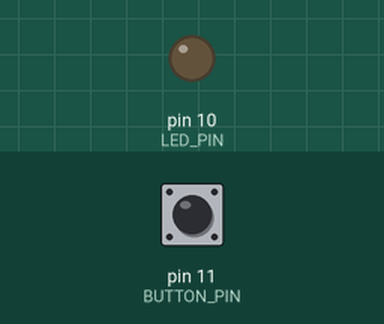
The sketch below on a simulated Arduino Uno, built with avr-gcc and run on an emulated ATmega328P. Shown: output pins drawn as LEDs (lit = HIGH). Inputs (shaded band) come from the test bench; at power-on: pin 11 (BUTTON_PIN) HIGH.

Above: at 1.2 s.
1.3 s: pin 11 (BUTTON_PIN) pulled LOW for 0.15 s
At 1.37 s:
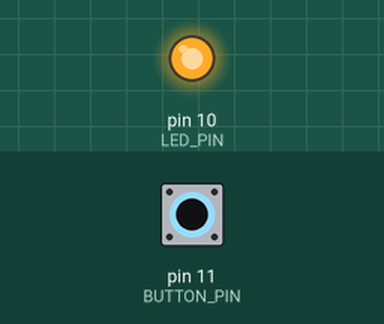
2.9 s: pin 11 (BUTTON_PIN) pulled LOW for 3.2 s
At 6.4 s:
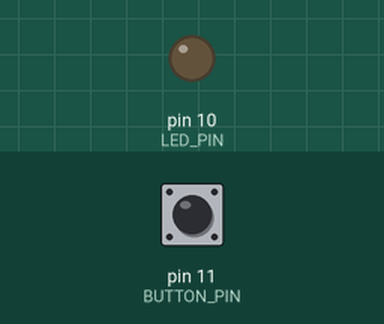
Timing chart, 0 to 7.9 s (numbered marks = the images above; inputs shaded):
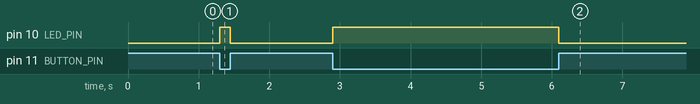

The sketch:

sketch_dec05a.ino
```cpp
const int BUTTON_PIN = 11;  // 按鍵的接腳
const int LED_PIN =  10;   // LED燈的接腳

int buttonState = 0;   // 按鈕的狀態

void setup() {
  pinMode(LED_PIN, OUTPUT);   //設定LED的PIN腳為輸出
  pinMode(BUTTON_PIN, INPUT_PULLUP); //設定按鈕的接腳為輸入，因為我們要讀取它的狀態
}

void loop() {
  buttonState = digitalRead(BUTTON_PIN);  //讀取按鍵的狀態

  if(buttonState == LOW){          //如果按鍵按了
    digitalWrite(LED_PIN, HIGH);   //LED就亮了
  }else{                           //如果按鍵是未按下
    digitalWrite(LED_PIN, LOW);    //LED就不亮
  }
}
```

Measured:
- after the input at 1.3 s, pin 10 (LED_PIN): LOW → HIGH at once, → LOW 0.15 s later
- after the input at 2.9 s, pin 10 (LED_PIN): LOW → HIGH at once, → LOW 3.2 s later
